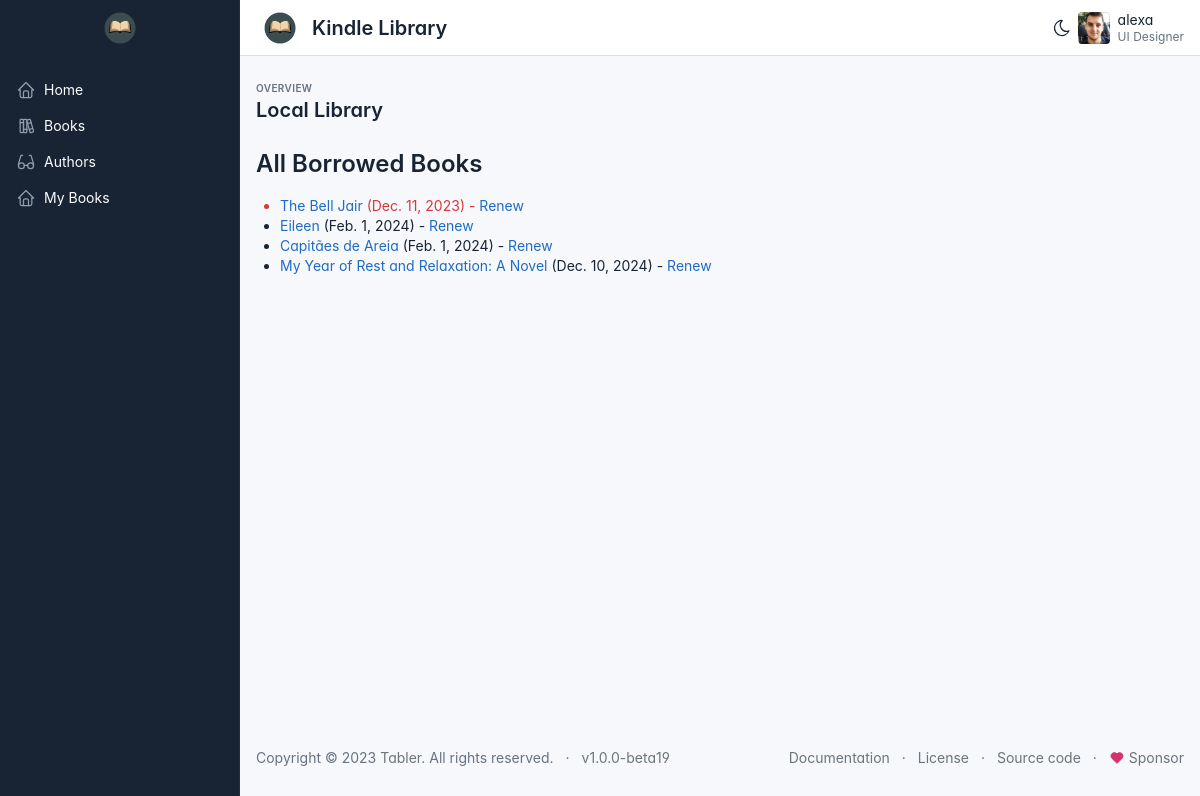
The page /allbooks/ (signed in) on the database its author committed.
### catalog/models.py (models this page shows, shortened)
class BookInstance(models.Model):
    id = models.UUIDField(primary_key=True, default=uuid.uuid4, help_text='Unique ID for this particular book across whole library')
    book = models.ForeignKey('Book', on_delete=models.RESTRICT,
    null=True)
    imprint = models.CharField(max_length=200)
    due_back = models.DateField(null=True, blank=True)
    borrower = models.ForeignKey(User, on_delete=models.SET_NULL, null=True, blank=True)
    LOAN_STATUS = (
        ('m', 'Maintence'),
        ('o', 'On loan'),
        ('a', 'Avaiable'),
        ('r', 'Reserved'),
    )
    status = models.CharField(
        max_length=1,
        choices=LOAN_STATUS,
        blank=True,
        default='m',
        help_text='Book availability',
    )
    class Meta:
        ordering=['due_back']
        permissions = (("can_mark_returned", "Set book as returned"),)
    def is_overdue(self):
        return bool(self.due_back and date.today() > self.due_back)

class Book(models.Model):
    title = models.CharField(max_length=200)
    author = models.ForeignKey('Author', on_delete=models.RESTRICT, null=True)
    summary = models.TextField(max_length=1000, help_text="Enter a brief description of the book")
    isbn = models.CharField('ISBN', max_length=13, help_text="13 Character <a href='https://www.isbn-international.org/content/what-isbn'>ISBN</a>")
    genre = models.ManyToManyField(Genre, help_text='Select a genre for this book')
    language = models.ForeignKey('Language', on_delete=models.SET_NULL, null=True)
    class Meta:
        ordering = ['title', 'author']
    def display_genre(self):
        return ','. join(genre.name for genre in self.genre.all()[:3])
    display_genre.short_description = 'Genre'

### catalog/views.py (the view)
# urls.py: path(r'allbooks/', views.LoanedBooksForLIbraryans.as_view(), name="allbooks-borrowed"),
class LoanedBooksForLIbraryans(PermissionRequiredMixin, generic.ListView):
    model = BookInstance
    permission_required = 'catalog.can_mark_returned'
    template_name = 'catalog/bookinstance_list_borrowed_libraryans.html'
    paginate_bt = 10
    def get_queryset(self):
        return (
            BookInstance.objects.filter(status__exact='o').order_by('due_back')
        )

### catalog/templates/catalog/bookinstance_list_borrowed_libraryans.html
{% extends 'base.html' %}
{% block content %}
    <h1>All Borrowed Books </h1>
    {% if bookinstance_list %}
    <ul>
        {% for bookinst in bookinstance_list%}
        <li class="{% if bookinst.is_overdue %}text-danger{% elif bookinst.is_overdue %}text-warning{% endif %}">
            <a href="{% url 'book-detail' bookinst.book.pk %}">{{ bookinst.book.title}}</a>
            ({{ bookinst.due_back}}) {% if user.is_staff %} - {{ bookinst.borrower }} {% endif %}{% if perms.catalog.can_mark_returned %} - <a href="{% url 'renew-book-librarian' bookinst.id %}">Renew</a> {% endif %}
        </li>
        {% endfor %}
    </ul>
    {% else %}
    <p>There is no books borrowed.</p>
    {% endif %}
{% endblock %}

### catalog/templates/base.html (shortened to what this page needs)
<!doctype html>
<html lang="en">
  <head>
    <link href="https://cdn.jsdelivr.net/npm/bootstrap@5.3.2/dist/css/bootstrap.min.css" rel="stylesheet">
    {% load static %}
    <link href="{% static 'dist/css/tabler.min.css' %}" rel="stylesheet"/>
    <link href="{% static  'dist/css/tabler-flags.min.css' %}" rel="stylesheet"/>
    <link href="{% static 'dist/css/tabler-payments.min.css' %}" rel="stylesheet"/>
    <link href="{% static 'dist/css/tabler-vendors.min.css' %}" rel="stylesheet"/>
    <link href="{% static 'dist/css/demo.min.css' %}" rel="stylesheet"/>
  </head>
  <body >
     <div class="page">
      <aside class="navbar navbar-vertical navbar-expand-lg" data-bs-theme="dark">
        <div class="container-fluid">
          <h1 class="navbar-brand navbar-brand">
            <a href="{% url 'index' %}">
              <img src="{% static 'livro.png' %}" width="110" height="32" alt="Tabler" class="navbar-brand-image">
            </a>
          </h1>
          <div class="collapse navbar-collapse" id="sidebar-menu">
            <ul class="navbar-nav pt-lg-3">
              <li class="nav-item">
                <a class="nav-link" href="{% url 'index' %}" >
                  <span class="nav-link-icon d-md-none d-lg-inline-block">
                  </span>
                  <span class="nav-link-title">
                    Home
                  </span>
                </a>
              </li>
              <li class="nav-item">
                <a class="nav-link" href="{% url 'books' %}" >
                  <span class="nav-link-icon d-md-none d-lg-inline-block">
                  </span>
                  <span class="nav-link-title">
                    Books
                  </span>
                </a>
              </li>
              <li class="nav-item">
                <a class="nav-link" href="{% url 'authors' %}" >
                  <span class="nav-link-icon d-md-none d-lg-inline-block">
                  </span>
                  <span class="nav-link-title">
                    Authors
                  </span>
                </a>
              </li>
              {% if user.is_authenticated %}
                <li class="nav-item">
                  <a class="nav-link" href="{% url 'my-borrowed' %}" >
                    <span class="nav-link-icon d-md-none d-lg-inline-block">
                    </span>
                    <span class="nav-link-title">
                      My Books
                    </span>
                  </a>
                </li>
              {% endif %}
            </ul>
          </div>
        </div>
      </aside>
      <header class="navbar navbar-expand-md d-none d-lg-flex d-print-none" >
        <div class="container-xl">
          <h1 class="navbar-brand navbar-brand-autodark d-none-navbar-horizontal pe-0 pe-md-3">
            <a href="{% url 'index' %}">
              <img src="{% static 'livro.png' %}" width="110" height="32" alt="Tabler" class="navbar-brand-image">
            </a>
            {% block name %}
            Kindle Library
            {% endblock %}
          </h1>
          <div class="navbar-nav flex-row order-md-last">
            <div class="d-none d-md-flex">
              <a href="?theme=dark" class="nav-link px-0 hide-theme-dark" title="Enable dark mode" data-bs-toggle="tooltip"
		            data-bs-placement="bottom">
              </a>
            </div>
            {% if user.is_authenticated %}
              <div class="nav-item dropdown">
                <a href="#" class="nav-link d-flex lh-1 text-reset p-0" data-bs-toggle="dropdown" aria-label="Open user menu">
                <span class="avatar avatar-sm" style="background-image: url({% static 'avatars/000m.jpg' %})"></span>
                <div class="d-none d-xl-block ps-2">
                  <div>{{ user.get_username }}</div>
                    <div class="mt-1 small text-muted">UI Designer</div>
                    </div>
                </a>
              </div>
            {% endif %}
          </div>
        </div>
      </header>
      <div class="page-wrapper">
        <div class="page-header d-print-none">
          <div class="container-xl">
            <div class="row g-2 align-items-center">
              <div class="col">
                <div class="page-pretitle">
                  Overview
                </div>
                <h2 class="page-title">
                {% block title %}
                  Local Library
                {% endblock %}
                </h2>
              </div>
            </div>
          </div>
        </div>
        <div class="page-body">
          <div class="container-xl">
            {% block content %}
            {% endblock %}
          </div>
        </div>
        <footer class="footer footer-transparent d-print-none">
          <div class="container-xl">
            <div class="row text-center align-items-center flex-row-reverse">
              <div class="col-lg-auto ms-lg-auto">
                <ul class="list-inline list-inline-dots mb-0">
                  <li class="list-inline-item"><a href="https://tabler.io/docs" target="_blank" class="link-secondary" rel="noopener">Documentation</a></li>
                  <li class="list-inline-item"><a href="./license.html" class="link-secondary">License</a></li>
                  <li class="list-inline-item"><a href="https://github.com/tabler/tabler" target="_blank" class="link-secondary" rel="noopener">Source code</a></li>
                  <li class="list-inline-item">
                    <a href="https://github.com/sponsors/codecalm" target="_blank" class="link-secondary" rel="noopener">
                      Sponsor
                    </a>
                  </li>
                </ul>
              </div>
              <div class="col-12 col-lg-auto mt-3 mt-lg-0">
                <ul class="list-inline list-inline-dots mb-0">
                  <li class="list-inline-item">
                    Copyright &copy; 2023
                    <a href="." class="link-secondary">Tabler</a>.
                    All rights reserved.
                  </li>
                  <li class="list-inline-item">
                    <a href="./changelog.html" class="link-secondary" rel="noopener">
                      v1.0.0-beta19
                    </a>
                  </li>
                </ul>
              </div>
            </div>
          </div>
        </footer>
      </div>
    </div>
  </body>
</html>

### catalog/templates/base.html (style rules this page uses)
:root { --tblr-font-sans-serif: 'Inter Var', -apple-system, BlinkMacSystemFont, San Francisco, Segoe UI, Roboto, Helvetica Neue, sans-serif; }
body { font-feature-settings: "cv03", "cv04", "cv11"; }

### rows shown on the page
BookInstance: book "The Bell Jair", due_back "Dec. 11, 2023"
BookInstance: book "Eileen", due_back "Feb. 1, 2024"
BookInstance: book "Capitães de Areia", due_back "Feb. 1, 2024"
BookInstance: book "My Year of Rest and Relaxation: A Novel", due_back "Dec. 10, 2024"

### other values the page prints
{{ user.get_username }} "alexa"
